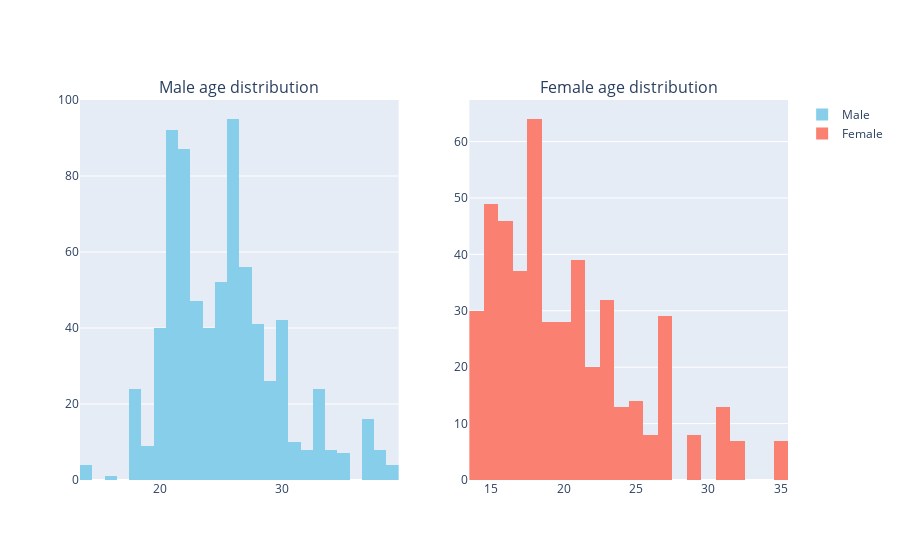

Notebook source saved alongside this figure:
### Code cell
from plotly.subplots import make_subplots
import plotly.graph_objects as go

fig = make_subplots(rows=1, cols=2, subplot_titles=["Male age distribution", "Female age distribution"])

fig.add_trace(
    go.Histogram(x= hunGym[hunGym["Sex"] == "M"]["Age"], marker_color= "skyblue", name="Male"),
    row=1, col=1
)
fig.add_trace(
    go.Histogram(x= hunGym[hunGym["Sex"] == "F"]["Age"], marker_color= "salmon", name= "Female"),
    row=1, col=2
)
fig.show()

### Figure 1 — Plotly figure (JSON) as saved in the notebook; plotly's stock layout.template omitted (floating-point values rounded to 4 significant figures; data arrays with more than 128 entries replaced by an {"elided": "..."} marker saying what was removed)
{"data": [{"marker": {"color": "skyblue"}, "name": "Male", "type": "histogram", "x": {"elided": "766 float values"}, "xaxis": "x", "yaxis": "y"}, {"marker": {"color": "salmon"}, "name": "Female", "type": "histogram", "x": {"elided": "476 float values"}, "xaxis": "x2", "yaxis": "y2"}], "layout": {"annotations": [{"font": {"size": 16}, "showarrow": false, "text": "Male age distribution", "x": 0.225, "xanchor": "center", "xref": "paper", "y": 1, "yanchor": "bottom", "yref": "paper"}, {"font": {"size": 16}, "showarrow": false, "text": "Female age distribution", "x": 0.775, "xanchor": "center", "xref": "paper", "y": 1, "yanchor": "bottom", "yref": "paper"}], "xaxis": {"anchor": "y", "domain": [0, 0.45]}, "xaxis2": {"anchor": "y2", "domain": [0.55, 1]}, "yaxis": {"anchor": "x", "domain": [0, 1]}, "yaxis2": {"anchor": "x2", "domain": [0, 1]}}}
